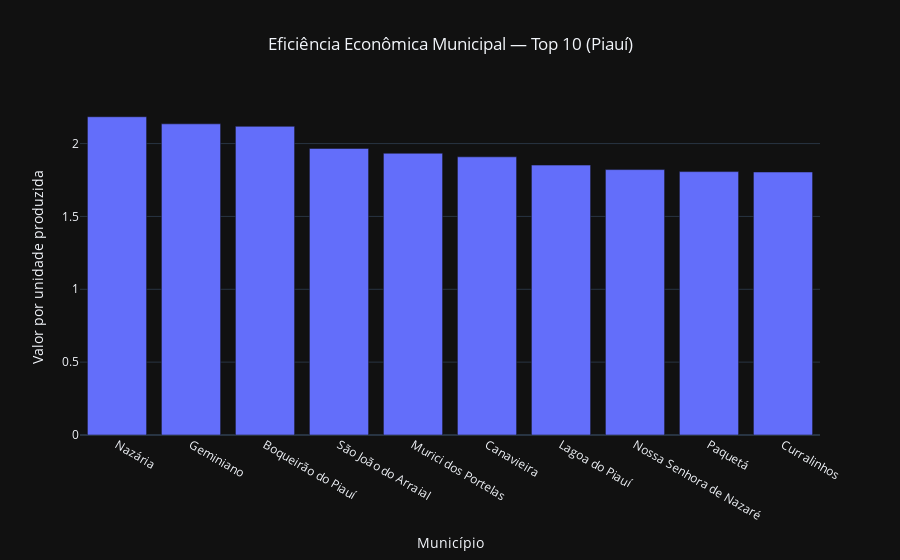

Notebook code for this chart:
### Code cell
# Visualização da eficiência econômica por município
top_eficiencia = eficiencia_municipal.sort_values(
    by="valor_por_unidade",
    ascending=False
).head(10)

fig = px.bar(
    top_eficiencia,
    x="nome_municipio",
    y="valor_por_unidade",
    title="Eficiência Econômica Municipal — Top 10 (Piauí)",
    labels={
        "nome_municipio": "Município",
        "valor_por_unidade": "Valor por unidade produzida"
    }
)

fig.update_layout(
    template="plotly_dark",
    title_x=0.5
)

fig.show()

### Figure 1 — Plotly figure (JSON) as saved in the notebook; plotly's stock layout.template omitted (floating-point values rounded to 4 significant figures)
{"data": [{"alignmentgroup": "True", "hovertemplate": "Município=%{x}<br>Valor por unidade produzida=%{y}<extra></extra>", "legendgroup": "", "marker": {"color": "#636efa", "pattern": {"shape": ""}}, "name": "", "offsetgroup": "", "orientation": "v", "showlegend": false, "textposition": "auto", "type": "bar", "x": ["Nazária", "Geminiano", "Boqueirão do Piauí", "São João do Arraial", "Murici dos Portelas", "Canavieira", "Lagoa do Piauí", "Nossa Senhora de Nazaré", "Paquetá", "Curralinhos"], "xaxis": "x", "y": [2.184, 2.135, 2.118, 1.967, 1.934, 1.909, 1.852, 1.821, 1.808, 1.805], "yaxis": "y"}], "layout": {"barmode": "relative", "legend": {"tracegroupgap": 0}, "title": {"text": "Eficiência Econômica Municipal — Top 10 (Piauí)", "x": 0.5}, "xaxis": {"anchor": "y", "domain": [0, 1], "title": {"text": "Município"}}, "yaxis": {"anchor": "x", "domain": [0, 1], "title": {"text": "Valor por unidade produzida"}}}}
